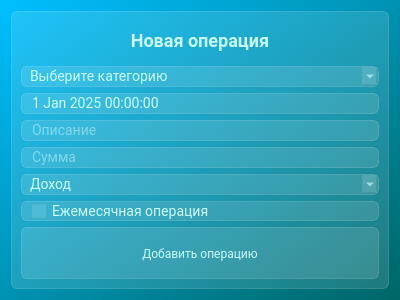
<?xml version="1.0" encoding="UTF-8"?>
<ui version="4.0">
 <class>Dialog</class>
 <widget class="QDialog" name="Dialog">
  <property name="geometry">
   <rect>
    <x>0</x>
    <y>0</y>
    <width>400</width>
    <height>300</height>
   </rect>
  </property>
  <property name="windowTitle">
   <string>new_operation</string>
  </property>
  <property name="styleSheet">
   <string notr="true">background-color: qlineargradient(spread:pad, x1:1, y1:1, x2:0, y2:0, stop:0 rgba(0, 102, 102, 255), stop:1 rgba(0, 191, 255, 255));
font-family: Roboto;</string>
  </property>
  <layout class="QVBoxLayout" name="verticalLayout_2">
   <item>
    <widget class="QFrame" name="operation_frame">
     <property name="styleSheet">
      <string notr="true">background-color: rgba(255, 255, 255, 30);
border: 1px solid rgba(255, 255, 255, 40);
border-radius: 6px;</string>
     </property>
     <property name="frameShape">
      <enum>QFrame::Shape::StyledPanel</enum>
     </property>
     <property name="frameShadow">
      <enum>QFrame::Shadow::Raised</enum>
     </property>
     <layout class="QVBoxLayout" name="verticalLayout">
      <item>
       <widget class="QLabel" name="title_lbl">
        <property name="styleSheet">
         <string notr="true">color: #c8fafa;
font-weight: bold;
font-size: 18px;
background-color: none;
border: none;
</string>
        </property>
        <property name="text">
         <string>Новая операция</string>
        </property>
        <property name="alignment">
         <set>Qt::AlignmentFlag::AlignCenter</set>
        </property>
       </widget>
      </item>
      <item>
       <widget class="QComboBox" name="category_cb">
        <property name="styleSheet">
         <string notr="true">QComboBox {
font-size: 14px;
color: #c8fafa;
padding-left: 8px;
}

QComboBox:item {
color: #c8fafa;;
padding-left: 8px;
}</string>
        </property>
        <property name="currentIndex">
         <number>-1</number>
        </property>
        <property name="placeholderText">
         <string>Выберите категорию</string>
        </property>
       </widget>
      </item>
      <item>
       <widget class="QDateTimeEdit" name="date">
        <property name="styleSheet">
         <string notr="true">font-size: 14px;
color: #c8fafa;
padding-left: 8px;;


</string>
        </property>
        <property name="buttonSymbols">
         <enum>QAbstractSpinBox::ButtonSymbols::NoButtons</enum>
        </property>
        <property name="date">
         <date>
          <year>2025</year>
          <month>1</month>
          <day>1</day>
         </date>
        </property>
       </widget>
      </item>
      <item>
       <widget class="QLineEdit" name="description_le">
        <property name="styleSheet">
         <string notr="true">font-size: 14px;
color: #c8fafa;
padding-left: 8px;</string>
        </property>
        <property name="placeholderText">
         <string>Описание</string>
        </property>
       </widget>
      </item>
      <item>
       <widget class="QLineEdit" name="amount_le">
        <property name="styleSheet">
         <string notr="true">font-size: 14px;
color: #c8fafa;
padding-left: 8px;</string>
        </property>
        <property name="placeholderText">
         <string>Сумма</string>
        </property>
       </widget>
      </item>
      <item>
       <widget class="QComboBox" name="operation_type_cb">
        <property name="styleSheet">
         <string notr="true">QComboBox {
font-size: 14px;
color: #c8fafa;
padding-left: 8px;
}

QComboBox:item {
color: white;
padding-left: 8px;
}</string>
        </property>
        <item>
         <property name="text">
          <string>Доход</string>
         </property>
        </item>
        <item>
         <property name="text">
          <string>Затраты</string>
         </property>
        </item>
       </widget>
      </item>
      <item>
       <widget class="QCheckBox" name="reload_cb">
        <property name="styleSheet">
         <string notr="true">font-size: 14px;
color: #c8fafa;
padding-left: 10px;</string>
        </property>
        <property name="text">
         <string>Ежемесячная операция</string>
        </property>
       </widget>
      </item>
      <item>
       <widget class="QPushButton" name="pushButton">
        <property name="styleSheet">
         <string notr="true">QPushButton {
color: #c8fafa;
background-color: rgba(255, 255, 255, 30);
border: 1px solid rgba(255, 255, 255, 40);
border-radius: 6px;
width: 230px;
height: 50px;
}
QPushButton:hover {
background-color: rgba(255, 255, 255, 40);
}
QPushButton:pressed {
background-color: rgba(255, 255, 255, 70);
}

</string>
        </property>
        <property name="text">
         <string>Добавить операцию</string>
        </property>
        <property name="iconSize">
         <size>
          <width>24</width>
          <height>24</height>
         </size>
        </property>
       </widget>
      </item>
     </layout>
    </widget>
   </item>
  </layout>
 </widget>
 <resources/>
 <connections/>
</ui>
